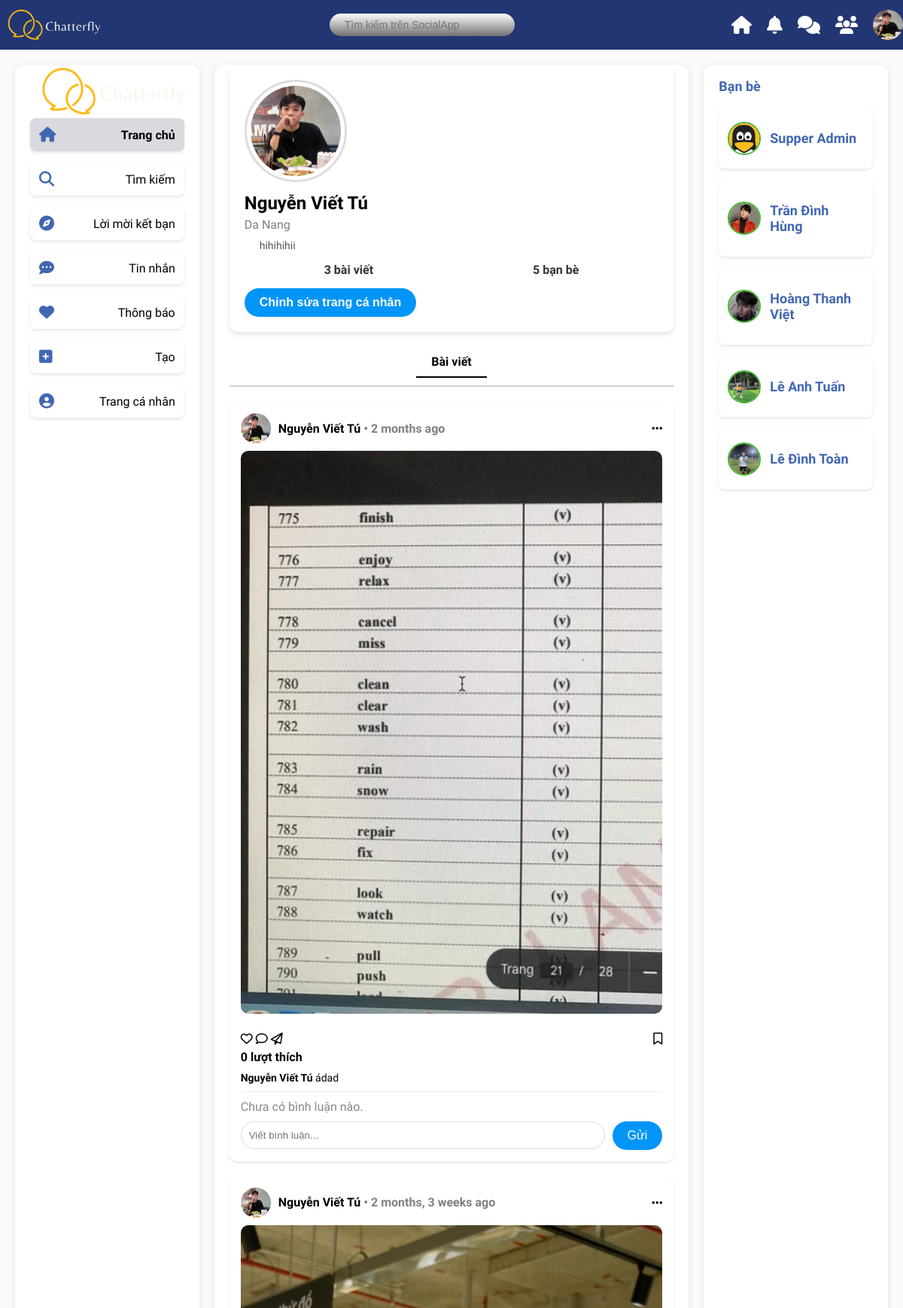
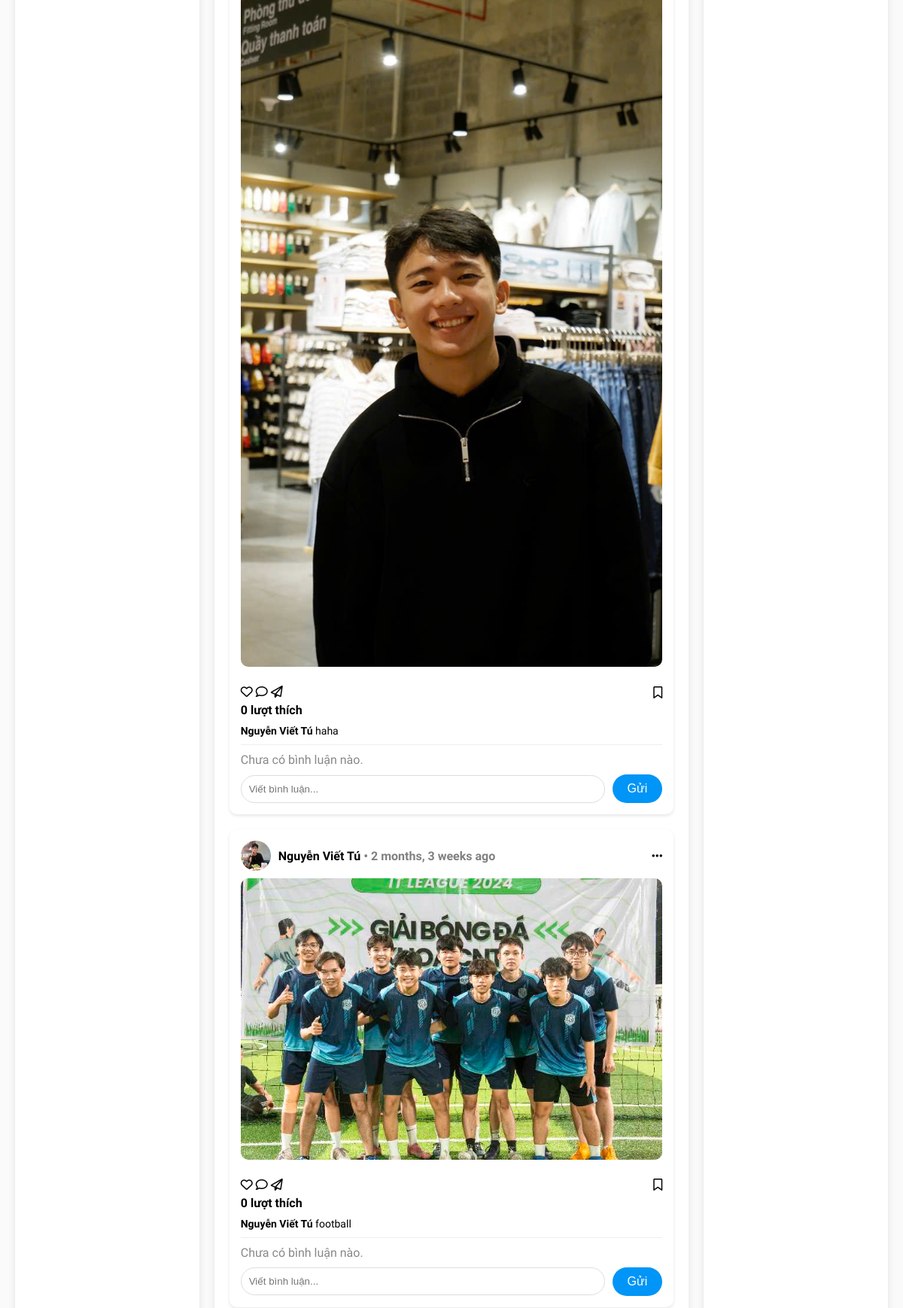
Page /accounts/profile/ (signed in, upper part) on the committed database (2 pictures, top to bottom).
### a_users/models.py (models this page shows, shortened)
class Profile(models.Model):
    user = models.OneToOneField(User, on_delete=models.CASCADE)
    image = models.ImageField(upload_to='avatars/', default='avt.jpg', null=True, blank=True)
    realname = models.CharField(max_length=20, null=True, blank=True)
    email = models.EmailField(unique=True, null=True)
    location = models.CharField(max_length=20, null=True, blank=True)
    bio = models.TextField(null=True, blank=True)
    created = models.DateTimeField(auto_now_add=True)
    @property
    def avatar(self):
        try:
            avatar = self.image.url
        except:
            avatar = static('images/avt.jpg')
        return avatar
    @property
    def name(self):
        if self.realname:
            name = self.realname
        else:
            name = self.user.username
        return name

### a_post/models.py (models this page shows, shortened)
class Post(models.Model):
    title = models.CharField(max_length=500)
    image = models.ImageField(upload_to='post/', null=True, blank=True)
    author = models.ForeignKey(User, on_delete=models.SET_NULL, null=True, related_name='posts')
    body = models.TextField()
    created = models.DateTimeField(auto_now_add=True)
    id = models.CharField(max_length=100, default=uuid.uuid4, unique=True, primary_key=True, editable=False)
    class Meta:
        ordering = ['-created']

### a_users/views.py (the view)
# urls.py: path('accounts/profile/', profile_page, name='profile'),
@login_required(login_url='/accounts/login/')
def profile_page(request):
    user = request.user
    profile, created = Profile.objects.get_or_create(user=user)
    if not profile.realname or not profile.avatar:
        return redirect('profile-edit')
    else:
        posts = Post.objects.filter(author=user).order_by('-created')  # Sửa lại theo model của bạn
        try:
            friend_list = FriendList.objects.get(user=user)
            friend_count = friend_list.friends.count()
        except FriendList.DoesNotExist:
            friend_count = 0
        return render(
            request,
            'a_users/profile.html',
            {
                'profile': profile,
                'posts': posts,
                'friend_count': friend_count,
            }
        )

### a_users/context_processors.py (called while the page is built)
def friends_context(request):
    if request.user.is_authenticated:
        try:
            friend_list = FriendList.objects.get(user=request.user)
            friend_ids = friend_list.friends.values_list('id', flat=True)
            users = User.objects.all()
        except FriendList.DoesNotExist:
            friend_ids = []
            users = []
    else:
        friend_ids = []
        users = []
    return {
        'users': users,
        'friend_ids': friend_ids,
    }

### templates/a_users/profile.html (shortened to what this page needs)
{% extends "includes/layouts/a.html" %}
{% block content %}
{% load static %}
<div class="profile-container">
    <img src="{{ profile.avatar }}" alt="User Avatar" class="profile-avatar">
    <div class="profile-name">{{ profile.name }}</div>
    <div class="profile-address">
        {% if profile.location %}
            {{ profile.location }}
        {% else %}
            Planet Earth
        {% endif %}</div>
    <div class="profile-bio">
        {% if profile.bio %}
            {{ profile.bio }}
        {% else %}
            Professional procrastinator
        {% endif %}
    </div>
<div class="profile-stats">
    <div><span id="post-count">{{ posts|length }}</span> bài viết</div>
    <div><span id="friend-count">{{ friend_count }}</span> bạn bè</div>
</div>
    <button class="edit-profile-btn" onclick="window.location.href='{% url 'profile-edit' %}'">Chỉnh sửa trang cá nhân</a></button>
</div>
<div class="tab-container">
    <div class="tab active" onclick="openTab('posts')">Bài viết</div>
</div>
<div id="posts" class="content active">
    {% if posts %}
        {% for post in posts %}
        <div class="post" data-post-id="{{ post.id }}">
            <div class="post-header">
                <div class="user-info">
                    <img src="{{ post.author.profile.avatar }}" class="user-avatar" alt="User Avatar">
                    <div class="user-name">
                        {{ post.author.profile.name }}
                        <span style="color: gray;">
                            • {{ post.created|timesince }} ago
                        </span>
                    </div>
                </div>
                <i class="fas fa-ellipsis-h"></i>
            </div>
            {% if post.image %}
            <img src="{{ post.image.url }}" class="post-image" alt="Post Image">
            {% endif %}
            <div class="post-actions">
                <div>
                    <i class="{% if post.id in liked_post_ids %}fas{% else %}far{% endif %} fa-heart"
                        onclick="toggleLike(this)"></i>
                    <i class="far fa-comment" onclick="toggleComment(this)"></i>
                    <i class="far fa-paper-plane"></i>
                </div>
                <i class="far fa-bookmark"></i>
            </div>
            <div class="post-likes">{{ post.likes.count }} lượt thích</div>
            <div class="post-caption">
                <b>{{ post.author.profile.name }}</b> {{ post.title }}
            </div>
            <div class="comment-section">
                <div class="comments-list">
                    {% for comment in post.comments.all %}
                    <div><b>{{ comment.user.profile.name }}</b>: {{ comment.content }}</div>
                    {% empty %}
                    <div style="color: #888;">Chưa có bình luận nào.</div>
                    {% endfor %}
                </div>
                <div class="comment-input-row">
                    <input type="text" class="comment-input" placeholder="Viết bình luận...">
                    <button class="comment-btn" onclick="addComment(this)">Gửi</button>
                </div>
            </div>
        </div>
        {% endfor %}
    {% else %}
        <p>📷 Người dùng chưa có bài viết nào.</p>
    {% endif %}
</div>
{% endblock content %}

### templates/includes/layouts/a.html (shortened to what this page needs)
{% extends "base.html" %}
{% block layout %}
{% load static %}
<div class="container">
    <div class="sidebar left-sidebar">
        <div class="logo"><img src="{% static 'images/ChatLogo.png' %}" alt=""></div>
        <ul>
            <li class="menu-item active" data-page="home" onclick="window.location.href='{% url 'home' %}'"><i
                    class="fas fa-home"></i> Trang chủ</li>
            <li class="menu-item" data-page="search" onclick="window.location.href='{% url 'user_list' %}'"><i
                    class="fas fa-search"></i> Tìm kiếm</li>
            <li class="menu-item" data-page="explore" onclick="window.location.href='{% url 'pending_requests' %}'"><i
                    class="fas fa-compass"></i> Lời mời kết bạn</li>
            <li class="menu-item" data-page="messages" onclick="window.location.href='{% url 'listroom_private' %}'"><i
                    class="fas fa-comment-dots"></i> Tin nhắn</li>
            <li class="menu-item" data-page="notifications"><i class="fas fa-heart"></i> Thông báo</li>
            <li class="menu-item" data-page="create" onclick="window.location.href='{% url 'post-create' %}'"><i
                    class="fas fa-plus-square"></i> Tạo</li>
            <li class="menu-item" data-page="profile" onclick="window.location.href='{% url 'profile' %}'"><i
                    class="fas fa-user-circle"></i> Trang cá nhân</li>
        </ul>
    </div>
    <div class="main-content">
        <div id="content-area">
            {%block content%}
            {%endblock%}
        </div>
    </div>
    <div class="sidebar right-sidebar">
        <h3>Bạn bè</h3>
        <ul>
            {% for user in users %}
            {% if user.id in friend_ids %}
            <li onclick="window.location.href='{% url 'private_chat_room' user.username %}'">
                <div>
                    <img src="{{ user.profile.avatar }}" alt="{{ user.username }}">
                    <div>
                        <h3>{{ user.profile.name }}</h3>
                    </div>
                </div>
            </li>
            {% endif %}
            {% endfor %}
        </ul>
    </div>
</div>
{% endblock layout %}

### templates/includes/header.html (shortened to what this page needs)
    {% load static %}
    <div class="header">
        <div class="logo"><img src="{% static 'images/ChatLogo.png' %}" alt=""></div>
        <div class="search-bar">
            <div class="InputContainer">
                <input class="input" type="text" placeholder="Tìm kiếm trên SocialApp">
            </div>
        </div>
        <div class="right-section">
            <div class="nav-links">
                <a href="{% url 'home' %}"><i class="fas fa-home"></i></a>
                <a href=""><i class="fas fa-bell"></i></a>
                <a href="{% url 'listroom_private' %}"><i class="fas fa-comments"></i></a>
                <a href="{% url 'friend_list' %}"><i class="fas fa-users"></i></a>
            </div>
            {% if user.is_authenticated %}
            <div class="avatar">
                {% if user.profile.image %}
                    <img src="{{ user.profile.image.url }}" alt="Avatar">
                {% else %}
                    <img src="/static/avt.jpg" alt="Default Avatar">
                {% endif %}
            </div>
        {% else %}
            <div>
                <a href="{% url 'account_login' %}">Log In</a>
                <a href="{% url 'account_signup' %}">Sign Up</a>
            </div>
        {% endif %}
        </div>
    </div>

### templates/includes/header.html (style rules this page uses)
body { margin: 0; }
.header { background-color: #233674; color: white; padding: 10px 0px; display: flex; align-items: center; justify-content: space-between; width: 100%; }
.header .logo { display: flex; align-items: center; gap: 10px; }
.header .logo img { width: 150px; object-fit: contain; }
.header .search-bar { flex: 0.3; display: flex; align-items: center; }
.header .search-bar .InputContainer { width: 100%; height: 30px; display: flex; align-items: center; background: linear-gradient(to bottom, #ffffff, #6f6f6f); border-radius: 15px; padding: 0 10px; }
.header .search-bar .input { width: 100%; border: none; outline: none; background: none; color: white; padding-left: 10px; font-size: 14px; }
.header .right-section { display: flex; align-items: center; gap: 20px; position: relative; }
.header .nav-links { display: flex; gap: 20px; }
.header .nav-links a { color: white; text-decoration: none; font-size: 20px; display: flex; align-items: center; }
.header .nav-links a i { font-size: 24px; }
.header .avatar { width: 40px; height: 40px; border-radius: 50%; overflow: hidden; cursor: pointer; position: relative; }
.header .avatar img { width: 100%; height: 100%; object-fit: cover; }

### templates/includes/layouts/a.html (style rules this page uses)
body { margin: 0; font-family: 'Nunito Sans', sans-serif; background-color: #f0f2f5; height: 100vh; display: flex; flex-direction: column; }
.container { display: flex; margin-top: 20px; flex-grow: 1; padding: 0 20px 20px 20px; gap: 20px; scrollbar-width: thin; scrollbar-color: #b3b3b3 #f0f0f0; }
ul { list-style: none; padding: 0; margin: 0 auto; max-width: 800px; }
li { display: flex; align-items: center; justify-content: space-between; background: #ffffff; padding: 20px; border-radius: 12px; box-shadow: 0 2px 4px rgba(0, 0, 0, 0.1); margin-bottom: 15px; transition: transform 0.2s ease, box-shadow 0.2s ease; }
li div:first-child { display: flex; align-items: center; }
.sidebar { width: 260px; padding: 0px 20px; background-color: #fff; border-radius: 12px; box-shadow: 0 2px 10px rgba(0, 0, 0, 0.1); height: calc(100vh - 100px); overflow-y: auto; }
.left-sidebar .logo img { display: flex; text-align: center; justify-content: center; width: 230px; }
.left-sidebar ul, .right-sidebar ul { list-style: none; padding: 0; margin: 0; }
.left-sidebar ul li, .right-sidebar ul li { display: flex; align-items: center; padding: 12px; border-radius: 8px; transition: background 0.2s ease, transform 0.1s ease; cursor: pointer; }
.left-sidebar ul li.active { background-color: #d8dadf; font-weight: bold; }
.left-sidebar ul li i, .right-sidebar ul li i { font-size: 20px; margin-right: 14px; color: #4267B2; }
.left-sidebar ul li img, .right-sidebar ul li img { width: 38px; height: 38px; border-radius: 50%; margin-right: 14px; }
.main-content { flex-grow: 1; padding: 0px 20px; background-color: #fff; border-radius: 12px; box-shadow: 0 2px 10px rgba(0, 0, 0, 0.1); height: calc(100vh - 100px); overflow-y: auto; scrollbar-width: thin; scrollbar-color: #b3b3b3 #f0f0f0; }
.right-sidebar h3 { font-size: 18px; color: #4267B2; }
.right-sidebar ul li img { width: 40px; height: 40px; border-radius: 50%; margin-right: 12px; border: 2px solid #42b72a; }

### rows in the picture
Profile: avatar (picture), name "Nguyễn Viết Tú", location "Da Nang", bio "hihihihii"
Post: author.profile.avatar (picture), author.profile.name "Nguyễn Viết Tú", created "2 months", image (picture), likes.count "0", title "ádad"
Post: author.profile.avatar (picture), author.profile.name "Nguyễn Viết Tú", created "2 months, 3 weeks", image (picture), likes.count "0", title "haha"
Post: author.profile.avatar (picture), author.profile.name "Nguyễn Viết Tú", created "2 months, 3 weeks", image (picture), likes.count "0", title "football"

### other values in the picture
{{ posts|length }} "3"
{{ friend_count }} "5"
{{ user.profile.name }} "Supper Admin"
{{ user.profile.name }} "Trần Đình Hùng"
{{ user.profile.name }} "Hoàng Thanh Việt"
{{ user.profile.name }} "Lê Anh Tuấn"
{{ user.profile.name }} "Lê Đình Toàn"
